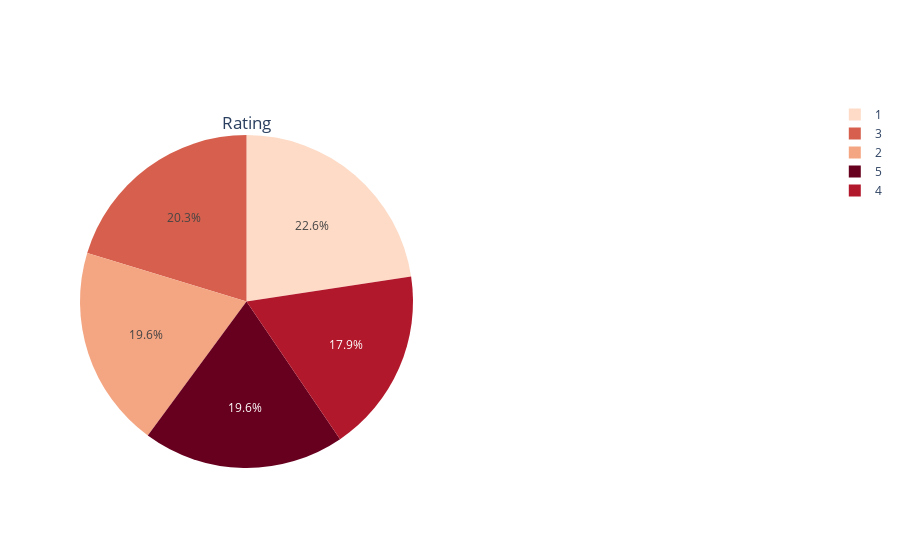
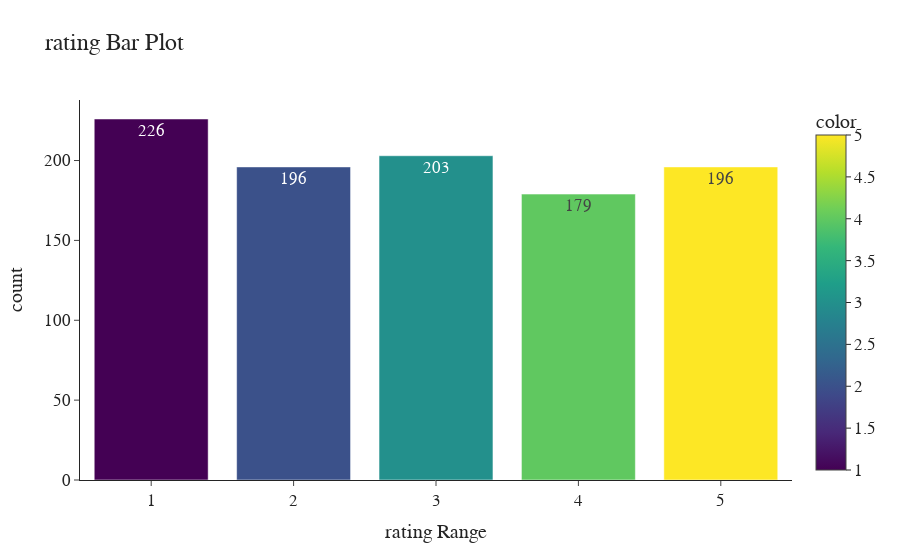

These figures' notebook cell, in order:
### Markdown cell above
## <div style="text-align: left; background-color:#d6604d; font-family:newtimeroman; color: white; padding: 8px; line-height: 1;border-radius:5px"> 2.1.1. Rating Distribution</div>

### Code cell
# Value Count
rating_df = pd.DataFrame(Book_Data["rating"].value_counts().sort_index()).reset_index()

# 1. Rating
fig1 = make_subplots(rows=1, cols=2, specs=[[{"type": "pie"}, {"type": "pie"}]])
fig1.add_trace(go.Pie(values=rating_df['count'],
             labels=rating_df['rating'], 
             marker=dict(colors=['#fddbc7','#f4a582','#d6604d','#b2182b','#67001f']),
             title= 'Rating',
             titlefont= dict(size=17)),row=1,col=1)


# 2. bar plot
fig2 = px.bar(x = rating_df['rating'], 
              y = rating_df['count'], 
              text = rating_df['count'], color = rating_df['rating'],
              color_discrete_sequence = px.colors.sequential.RdBu,
              template = "simple_white",
              title = 'rating Bar Plot')

fig2.update_layout(
    xaxis_title="rating Range",
    yaxis_title="count",
    font=dict(size=17,family="Franklin Gothic"))

fig1.show()
fig2.show()

### Figure 1 — Plotly figure (JSON) as saved in the notebook; plotly's stock layout.template omitted (floating-point values rounded to 4 significant figures)
{"data": [{"domain": {"x": [0, 0.45], "y": [0, 1]}, "labels": [1, 2, 3, 4, 5], "marker": {"colors": ["#fddbc7", "#f4a582", "#d6604d", "#b2182b", "#67001f"]}, "title": {"font": {"size": 17}, "text": "Rating"}, "type": "pie", "values": [226, 196, 203, 179, 196]}], "layout": {}}

### Figure 2 — Plotly figure (JSON) as saved in the notebook; plotly's stock layout.template omitted (floating-point values rounded to 4 significant figures)
{"data": [{"alignmentgroup": "True", "hovertemplate": "x=%{x}<br>y=%{y}<br>text=%{text}<br>color=%{marker.color}<extra></extra>", "legendgroup": "", "marker": {"color": [1, 2, 3, 4, 5], "coloraxis": "coloraxis", "pattern": {"shape": ""}}, "name": "", "offsetgroup": "", "orientation": "v", "showlegend": false, "text": [226, 196, 203, 179, 196], "textposition": "auto", "type": "bar", "x": [1, 2, 3, 4, 5], "xaxis": "x", "y": [226, 196, 203, 179, 196], "yaxis": "y"}], "layout": {"barmode": "relative", "coloraxis": {"colorbar": {"title": {"text": "color"}}, "colorscale": [[0, "#440154"], [0.1111, "#482878"], [0.2222, "#3e4989"], [0.3333, "#31688e"], [0.4444, "#26828e"], [0.5556, "#1f9e89"], [0.6667, "#35b779"], [0.7778, "#6ece58"], [0.8889, "#b5de2b"], [1, "#fde725"]]}, "font": {"family": "Franklin Gothic", "size": 17}, "legend": {"tracegroupgap": 0}, "title": {"text": "rating Bar Plot"}, "xaxis": {"anchor": "y", "domain": [0, 1], "title": {"text": "rating Range"}}, "yaxis": {"anchor": "x", "domain": [0, 1], "title": {"text": "count"}}}}
